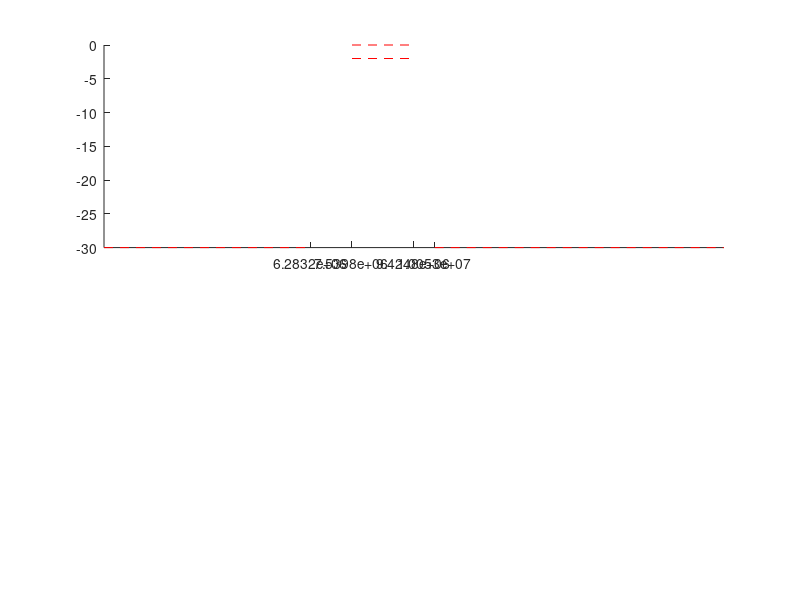

The MATLAB source for this figure: (Note: this script raises an error after producing the figure.)
%%% DSP HW3- Do Hyung, Minh, Yuval
clear all; close all; clc;

%% Problem 1
%% (a)
r_p = 2;
r_s = 30;
fs = 6*1e6;
f_end = 3*1e6;

f2w = @(f) 2*pi*f;
w2wproto_BP = @(w, w_o, B) abs((w^2 - w_o^2)/(B*w));

f_s1 = 10^6;
f_s2 = 1.6*10^6;
f_p1 = 1.2*10^6;
f_p2 = 1.5*10^6;
w_p1 = f2w(f_p1);
w_p2 = f2w(f_p2);
w_s1 = f2w(f_s1);
w_s2 = f2w(f_s2);
w_end = f2w(f_end);

B = w_p2 - w_p1
w_o = sqrt(w_p2 * w_p1)

w_p = w2wproto_BP(w_p1, w_o, B);
w_s_lp1 = w2wproto_BP(w_s1, w_o, B);
w_s_lp2 = w2wproto_BP(w_s2, w_o, B);

figure
subplot(2,1,1)

line([w_p1, w_p2], [0, 0],'Color', 'red', 'LineStyle', '--');
line([w_p1, w_p2], [-r_p, -r_p],'Color', 'red','LineStyle', '--');
line([0,w_s1], [-r_s,-r_s],'Color', 'red','LineStyle', '--');
line([w_s2, w_end], [-r_s,-r_s],'Color', 'red','LineStyle', '--');
xlim([0, w_end])
xticks([w_s1, w_p1, w_p2, w_s2])
xticklabels({['Ws_1 = ', num2str(round(w_s1/1e6, 1))], ['Wp_1 = ', num2str(round(w_p1/1e6, 1))], ['Wp_2 = ', num2str(round(w_p2/1e6, 1))], ['Ws_2 = ', num2str(round(w_s2/1e6, 1))]})
title('Prewarped')
xlabel('frequency (Mrad/s)')
ylim([-(abs(r_s)+1), 1])

subplot(2,1,2)
line([0, w_p],  [0,0], 'LineStyle', '--');
line([0, w_p],  [-r_p,-r_p], 'LineStyle', '--');
line([min(w_s_lp1, w_s_lp2), pi], [-r_s, -r_s], 'LineStyle', '--')
title('LP Prototype')
ylim([-(abs(r_s)+1), 1])
xticks([1, min(w_s_lp1, w_s_lp2), max(w_s_lp1, w_s_lp2)])
xticklabels({'Wp = 1', ['Ws_1 = ',num2str(min(w_s_lp1, w_s_lp2))] , ...
    ['Ws_2 = ',num2str(max(w_s_lp1, w_s_lp2))]})
xlim([0,pi])
sgtitle('Design Specs')

%% (b)
butter_order = @(r_s, r_p, w_s_lp1, w_s_lp2, w_p) ...
    (log10((10^(r_s/10)-1)/(10^(r_p/10)-1))/log10(min(w_s_lp1, w_s_lp2)/w_p))/2;
chev_order   = @(r_s, r_p, w_s_lp1, w_s_lp2, w_p) ...
    acosh(sqrt((10^(r_s/10)-1)/ (10^(r_p/10)-1)))/ acosh(min(w_s_lp1, w_s_lp2)/w_p);
n_butter = butter_order(r_s, r_p, w_s_lp1, w_s_lp2, w_p);
n_chev   = chev_order(r_s, r_p, w_s_lp1, w_s_lp2, w_p);

n_lp_butter = ceil(n_butter)
n_bp_butter = 2*n_lp_butter
n_lp_chev = ceil(n_chev)
n_bp_chev = 2*n_lp_chev

%%
% (c)
clc;
[n_b, Wn_b] = buttord([w_p1 w_p2], [w_s1 w_s2], r_p, r_s, 's');
[z_b, p_b, k_b] = butter(n_b, Wn_b, 's');
[n_c1, Wn_c1] = cheb1ord([w_p1 w_p2], [w_s1 w_s2], r_p, r_s, 's');
[z_c1, p_c1, k_c1] = cheby1(n_c1, r_p, [w_p1 w_p2], 's');
[n_c2, Wn_c2] = cheb2ord([w_p1 w_p2], [w_s1 w_s2], r_p, r_s, 's');
[z_c2, p_c2, k_c2] = cheby2(n_c2, r_s, [w_s1 w_s2], 's');
[n_e, Wn_e] = ellipord([w_p1 w_p2], [w_s1 w_s2], r_p, r_s, 's');
[z_e, p_e, k_e] = ellip(n_e, r_p, r_s, [w_p1 w_p2], 's');
%%
% (d)
% do rest
figure;
subplot(2, 2, 1);
zplane(z_b, p_b);
title('butterworth');

subplot(2, 2, 2);
zplane(z_c1, p_c1);
title('cheby1');

subplot(2, 2, 3);
zplane(z_c2, p_c2);
title('cheby2');

subplot(2, 2, 4);
zplane(z_e, p_e);
title('ellip');

%[z_c1, p_c1, k_c1] = butter(n_c1, Wn_c1, 's');
%%
% (e)
close all;
[n_e_lp, Wn_e_lp] = ellipord(w_p, min([w_s_lp1 w_s_lp2]), r_p, r_s, 's');
[z_e_lp, p_e_lp, k_e_lp] = ellip(n_e_lp, r_p, r_s, min([w_s_lp1 w_s_lp2]), 's');
figure;
zplane(z_e_lp, p_e_lp);
title('Ellip for LP')
%%
% (f)
close all;

[H_b, w_b] = plot_analog(z_b, p_b, k_b, 'butter');
plotspecs([w_s1, w_s2], [w_p1, w_p2], w_b(end), r_s, r_p)


[H_c1, w_c1] = plot_analog(z_c1, p_c1, k_c1, 'cheb1');
plotspecs([w_s1, w_s2], [w_p1, w_p2], w_c1(end), r_s, r_p)

[H_c2, w_c2] = plot_analog(z_c2, p_c2, k_c2, 'cheb2');
plotspecs([w_s1, w_s2], [w_p1, w_p2], w_c2(end), r_s, r_p)

[H_e, w_e] = plot_analog(z_e, p_e, k_e, 'ellip');
plotspecs([w_s1, w_s2], [w_p1, w_p2], w_e(end), r_s, r_p)


%%
% (g)
figure;
plot(w_b, H_b, w_c1, H_c1, w_c2, H_c2, w_e, H_e);
legend("butterworth", "cheby1", "cheby2", "ellip");
xlim([w_p1, w_p2]);
title("zoomed in to magnitude response");

%%
% (h)
isb = find(w_b> w_s2, 1);
r_s_b = max(H_b(isb:end));
isc1 = find(w_c1> w_s2, 1);
r_s_c1 = max(H_c1(isc1:end));
isc2 = find(w_c2> w_s2, 1);
r_s_c2 = max(H_c2(isc2:end));
ise = find(w_e> w_s2, 1);
r_s_e = max(H_e(ise:end));
table(r_s_b,r_s_c1, r_s_c2, r_s_e)

%% Problem 2
f2wn = @(f, fs) 2*f/fs;     %nyquist
f_end = 3*1e6;
wn_end =  f2wn(f_end, fs);

wn_p1 = f2wn(f_p1, fs);
wn_p2 = f2wn(f_p2, fs);
wn_s1 = f2wn(f_s1, fs);
wn_s2 = f2wn(f_s2, fs);

Bn = wn_p2 - wn_p1;
wn_o = sqrt(wn_p2 * wn_p1);

wn_p = w2wproto_BP(wn_p1, wn_o, Bn);
wn_s_lp1 = w2wproto_BP(wn_s1, wn_o, Bn);
wn_s_lp2 = w2wproto_BP(wn_s2, wn_o, Bn);
%%  (a)
figure
subplot(2,1,1)
plotspecs([wn_s1, wn_s2]*1e6, [wn_p1, wn_p2]*1e6, wn_end*1e6, r_s, r_p);
title('Prewarped')
xlabel('frequency (rad/s)')
xticks([wn_s1, wn_p1, wn_p2, wn_s2])
xticklabels({['Ws_1 = ', num2str(round(wn_s1, 2))], ['Wp_1 = ', num2str(round(wn_p1, 2))], ['Wp_2 = ', num2str(round(wn_p2, 2))], ['Ws_2 = ', num2str(round(wn_s2, 2))]})
ylim([-(abs(r_s)+1), 1])

subplot(2,1,2)
line([0, wn_p],  [0,0], 'LineStyle', '--');
line([0, wn_p],  [-r_p,-r_p], 'LineStyle', '--');
line([min(wn_s_lp1, wn_s_lp2), pi], [-r_s, -r_s], 'LineStyle', '--')
title('LP Prototype')
ylim([-(abs(r_s)+1), 1])
xticks([1, min(wn_s_lp1, wn_s_lp2), max(wn_s_lp1, wn_s_lp2)])
xticklabels({'Wp = 1', ['Ws_1 = ', num2str(min(wn_s_lp1, wn_s_lp2))], ['Ws_2', num2str(max(wn_s_lp1, wn_s_lp2))]})
xlim([0,pi])
sgtitle('Design Specs')

%%
% (b)
[nD_b, WnD_b] = buttord([wn_p1 wn_p2], [wn_s1 wn_s2], r_p, r_s);
[zD_b, pD_b, kD_b] = butter(nD_b, WnD_b);
[nD_c1, WnD_c1] = cheb1ord([wn_p1 wn_p2], [wn_s1 wn_s2], r_p, r_s);
[zD_c1, pD_c1, kD_c1] = cheby1(nD_c1, r_p, [wn_p1 wn_p2]);
[nD_c2, WnD_c2] = cheb2ord([wn_p1 wn_p2], [wn_s1 wn_s2], r_p, r_s);
[zD_c2, pD_c2, kD_c2] = cheby2(nD_c2, r_s, [wn_s1 wn_s2]);
[nD_e, WnD_e] = ellipord([wn_p1 wn_p2], [wn_s1 wn_s2], r_p, r_s);
[zD_e, pD_e, kD_e] = ellip(nD_e, r_p, r_s, [wn_p1 wn_p2]);
table(nD_b, nD_c1, nD_c2, nD_e)

%%
% (c)
clc; close all;
n = 1e5;
[H_b, w_b] = plot_digital(zD_b, pD_b, kD_b, n ,fs, 'butter');
plotspecs([f_s1, f_s2], [f_p1, f_p2],f_end , r_s, r_p);
[H_c1, w_c1] = plot_digital(zD_c1, pD_c1, kD_c1, n, fs, 'cheb1');
plotspecs([f_s1, f_s2], [f_p1, f_p2],f_end , r_s, r_p);
[H_c2, w_c2] = plot_digital(zD_c2, pD_c2, kD_c2, n, fs, 'cheb2');
plotspecs([f_s1, f_s2], [f_p1, f_p2],f_end , r_s, r_p);
[H_e, w_e] = plot_digital(zD_e, pD_e, kD_e, n,fs, 'ellip');
plotspecs([f_s1, f_s2], [f_p1, f_p2],f_end , r_s, r_p);

%%
% (d)
%close all;
figure;
subplot(2, 2, 1);
zplane(zD_b, pD_b);
title('butterworth');

subplot(2, 2, 2);
zplane(zD_c1, pD_c1);
title('cheby1');

subplot(2, 2, 3);
zplane(zD_c2, pD_c2);
title('cheby2');

subplot(2, 2, 4);
zplane(zD_e, pD_e);
title('ellip');

%% Problem 3

%(a)
[b_c1, a_c1] = zp2tf(z_c1, p_c1, k_c1);
[b_c2, a_c2] = zp2tf(z_c2, p_c2, k_c2);

[bz_c1, az_c1] = impinvar(b_c1, a_c1, fs);
[bz_c2, az_c2] = impinvar(b_c2, a_c2, fs);

% size(az_c1, 2)-1 == n_bp_chev
% size(az_c2, 2)-1 == n_bp_chev
% size(bz_c1, 2)-1 == n_bp_chev
% size(bz_c2, 2)-1 == n_bp_chev
%%% Indeed, they have the order is the same.

%% (b)
[H_ii_c1, f_ii_c1] = plot_digital2(bz_c1, az_c1, n, fs, "Cheby 1");
xlim([f_p1, f_p2]/1e6)
%We see that the passbands isn't equiripple after zooming in
[H_ii_c2, f_ii_c2] = plot_digital2(bz_c2, az_c2,n,  fs, "Cheby 2");
%No equiripple here


%Checking attenuation 
% Cheby 1
%stopband
is1 = find(f_ii_c1 >= f_s1, 1);
rs_ii_c1_1 = abs(max(H_ii_c1(1:is1)));
is2 = find(f_ii_c1 >= f_s2, 1);
rs_ii_c1_2 = abs(max(H_ii_c1(is2:end)));
%passband
ip1 = find(f_ii_c1 >= f_p1, 1);
rp_ii_c1_1 = abs(H_ii_c1(ip1));
ip2 = find(f_ii_c1 >= f_p2, 1);
rp_ii_c1_2 = abs(H_ii_c1(ip2));

% Cheby 2
%stopband
is3 = find(f_ii_c2>= f_s1, 1);
rs_ii_c2_1 = abs(max(H_ii_c2(1:is3)));
is4 = find(f_ii_c2>= f_s2, 1);
rs_ii_c2_2 = abs(max(H_ii_c2(is4:end)));
%passband
ip3 = find(f_ii_c2>= f_p1, 1);
rp_ii_c2_1 = abs(H_ii_c2(ip3));
ip4 = find(f_ii_c2>= f_p2, 1);
rp_ii_c2_2 = abs(H_ii_c2(ip4));

table(rp_ii_c1_1, rp_ii_c1_2, rp_ii_c2_1, rp_ii_c2_1)   %passband check
table(rs_ii_c1_1, rs_ii_c1_2, rs_ii_c2_1, rs_ii_c2_2)   %stopband check

%% (c) ERROR- not sure what he meant with poles/zeros in and on unit circle
[z_ii_c1, p_ii_c1, k_ii_c1] = tf2zp(bz_c1, az_c1);
[z_ii_c2, p_ii_c2, k_ii_c2] = tf2zp(bz_c2, az_c2);
figure
subplot(2, 1,1)
zplane(z_ii_c1, p_ii_c1);
title('Cheby 1')
subplot(2, 1,2)
zplane(z_ii_c2, p_ii_c2);
title('Cheby 2')

% The poles stay within the unit circle
% The zeros on the unit circle are no longer there, some stayed in the
% surroundings of where they were for the not Impulse Invariant filter,
% while others moved a lot.

%% (d)
%analog
[A_c1, B_c1, C_c1, D_c1] = zp2ss(z_c1, p_c1, k_c1);
[A_c2, B_c2, C_c2, D_c2] = zp2ss(z_c2, p_c2, k_c2);

[b_c1, a_c1] = zp2tf(z_c1, p_c1, k_c1);
[y_c1, t_c1_a] = impulse(tf(b_c1, a_c1));

%[y_c1, t_c1_a] = impulse(ss(A_c1, B_c1, C_c1, D_c1));
%[y_c2, t_c2_a] = impulse(ss(A_c2, B_c2, C_c2, D_c2));

n1 = round(t_c1_a(end)*fs);
n2 = round(t_c2_a(end)*fs);

[h_c1, t_c1] = impz(bz_c1, az_c1, n1, fs);
[h_c2, t_c2] = impz(bz_c1, az_c1, n2, fs);

figure
subplot(2,1,1)
plot(t_c1_a, y_c1)
title('IR for Analog Filter')
xlabel('t')
ylabel('magnitude')
subplot(2,1,2)
plot(t_c1, h_c1)
title('IR for Digital IIR Filter')
xlabel('t')
ylabel('magnitude')
sgtitle('Cheby 1')

figure
subplot(2,1,1)
plot(t_c2_a, y_c2)
title('IR for Analog Filter')
xlabel('t')
ylabel('magnitude')
subplot(2,1,2)
plot(t_c2, h_c2)
title('IR for Digital IIR Filter')
xlabel('t')
ylabel('magnitude')
sgtitle('Cheby 2')
